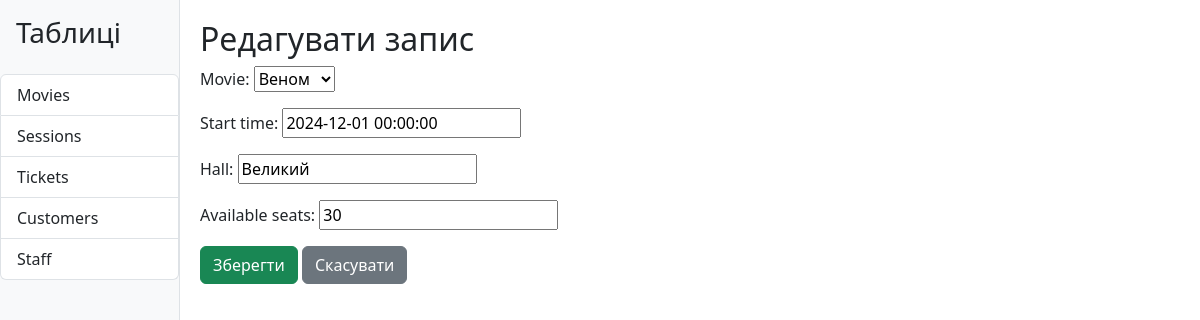
Page /cinema/sessions/edit/1/ on the committed database.
### cinema/models.py (models this page shows, shortened)
class Session(models.Model):
    movie = models.ForeignKey(Movie, on_delete=models.CASCADE, related_name='sessions')
    start_time = models.DateTimeField()
    hall = models.CharField(max_length=20)
    available_seats = models.PositiveIntegerField()

### cinema/views.py (the view)
# urls.py: path('cinema/<str:table_name>/edit/<int:pk>/', views.edit_record, name='edit_record'),
def edit_record(request, table_name, pk):
    model = TABLES.get(table_name)
    if not model:
        return render(request, '404.html', status=404)
    record = get_object_or_404(model, pk=pk)
    Form = modelform_factory(model, exclude=[])
    if request.method == 'POST':
        form = Form(request.POST, instance=record)
        if form.is_valid():
            form.save()
            return redirect('view_table', table_name=table_name)
    else:
        form = Form(instance=record)
    return render(request, 'cinema/form.html', {'form': form, 'table_name': table_name, 'action': 'Редагувати запис'})

### cinema/models.py (called while the page is built)
    def __str__(self):
        return self.title

### cinema/templates/cinema/form.html (shortened to what this page needs)
{% extends "cinema/dashboard.html" %}
{% block content %}
<h2>{{ action }}</h2>
<form method="post">
    {{ form.as_p }}
    <button type="submit" class="btn btn-success">Зберегти</button>
    <a href="{% url 'view_table' table_name %}" class="btn btn-secondary">Скасувати</a>
</form>
{% endblock %}

### rows in the picture
Session: movie "Веном", start_time "2024-12-01 00:00:00", hall "Великий", available_seats "30"

### other values in the picture
{{ action }} "Редагувати запис"
